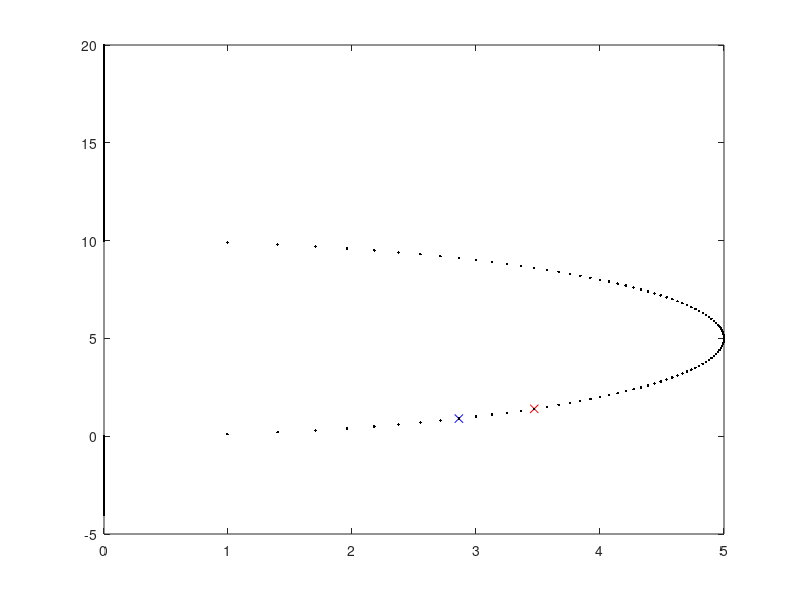

The MATLAB script that drew this image: (Note: this script raises an error after producing the figure.)
%%
% Considero una circunferencia centrada en el eje Y, tal que el eje X sea
% tangente. De aqui resulta que si: (x-a)^2+(y-b)^2=r^2, entonces a=0; lo
% cual elimina una incognita, permitiendo de esta manera que con 2 puntos
% se pueda estimar el radio de giro.
% .--- Obtengo los puntos de una circunferencia
r=5;
y=-4:0.1:20;
A=r;
x=(r^2-(y-A).^2).^(1/2);
plot(x,y,'.');
P1=[x(50) y(50)];P2=[x(55) y(55)];hold on;
plot(P1(1),P1(2),'bx');plot(P2(1),P2(2),'rx');hold off
%P1=[8.6603 4]; P2=[9.7980 5];
%%
% A partir de los puntos anteriores, hago el proceso inverso para obtener
% la circunferencia. Hay que considerar que la presicion del metodo depende
% de que tan bien se estimen los puntos.
T=-[P1(1)^2+P1(2)^2 P2(1)^2+P2(2)^2];

alfa=(T(1)-T(2))/(P1(2)-P2(2));
beta=T(1)-alfa*P1(2);
A=-alfa/2;
R=(-beta+(alfa^2)/4)^(1/2)

y=-4:0.1:20;
x=(R^2-(y-A).^(2));x=x.^(1/2);

plot(P1(1),P1(2),'bx',P2(1),P2(2),'rx',real(x),y,'k.' );
%xlim([-10 10]);ylim([-10 10])


%%
% En funcion a los datos simuladores puedo generar puntos de la trayectoria
% para estimar el radio de giro.
for k=50:80
for i=1:80
k
P1=[Pos(1,i) Pos(2,i)]; P2=[Pos(1,k) Pos(2,k)];


% Obtengo todos los radios de giro calculados

T=-[P1(1)^2+P1(2)^2 P2(1)^2+P2(2)^2];

alfa=(T(1)-T(2))/(P1(2)-P2(2));
beta=T(1)-alfa*P1(2);
A=-alfa/2;
R(i)=(-beta+(alfa^2)/4)^(1/2);

y=-4:0.1:20;
x=(R(i)^2-(y-A).^(2));x=x.^(1/2);

%plot(P1(1),P1(2),'bx',P2(1),P2(2),'rx',real(x),y,'k.' );
end

%
%Radio de giro dados los parametros
wref=(wA+wB)/2;
dW=wB-wA;
Rg=L*(wref(1:80)./dW(1:80)-1/2);
plot(tiempo(1:80),Rg(1:80),'b.',tiempo(1:80),R(1:80),'r.');ylim([0 5])
pause(1)
end
